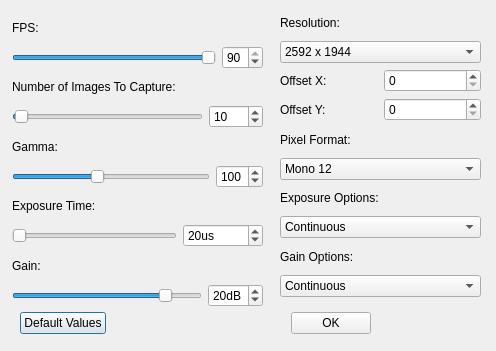
<?xml version="1.0" encoding="UTF-8"?>
<ui version="4.0">
 <class>SettingsWindow</class>
 <widget class="QDialog" name="SettingsWindow">
  <property name="windowModality">
   <enum>Qt::ApplicationModal</enum>
  </property>
  <property name="geometry">
   <rect>
    <x>0</x>
    <y>0</y>
    <width>496</width>
    <height>351</height>
   </rect>
  </property>
  <property name="windowTitle">
   <string>Settings</string>
  </property>
  <property name="styleSheet">
   <string notr="true"/>
  </property>
  <widget class="QWidget" name="layoutWidget">
   <property name="geometry">
    <rect>
     <x>20</x>
     <y>310</y>
     <width>351</width>
     <height>27</height>
    </rect>
   </property>
   <layout class="QHBoxLayout" name="bottomButtons">
    <item>
     <widget class="QPushButton" name="dvButton">
      <property name="text">
       <string>Default Values</string>
      </property>
     </widget>
    </item>
    <item>
     <spacer name="horizontalSpacer">
      <property name="orientation">
       <enum>Qt::Horizontal</enum>
      </property>
      <property name="sizeHint" stdset="0">
       <size>
        <width>40</width>
        <height>20</height>
       </size>
      </property>
     </spacer>
    </item>
    <item>
     <widget class="QPushButton" name="okButton">
      <property name="text">
       <string>OK</string>
      </property>
     </widget>
    </item>
   </layout>
  </widget>
  <widget class="QWidget" name="layoutWidget">
   <property name="geometry">
    <rect>
     <x>12</x>
     <y>15</y>
     <width>251</width>
     <height>292</height>
    </rect>
   </property>
   <layout class="QVBoxLayout" name="sliders">
    <item>
     <layout class="QVBoxLayout" name="fpsBar">
      <item>
       <widget class="QLabel" name="fpsLabel">
        <property name="palette">
         <palette>
          <active>
           <colorrole role="WindowText">
            <brush brushstyle="SolidPattern">
             <color alpha="255">
              <red>0</red>
              <green>0</green>
              <blue>0</blue>
             </color>
            </brush>
           </colorrole>
          </active>
          <inactive>
           <colorrole role="WindowText">
            <brush brushstyle="SolidPattern">
             <color alpha="255">
              <red>0</red>
              <green>0</green>
              <blue>0</blue>
             </color>
            </brush>
           </colorrole>
          </inactive>
          <disabled>
           <colorrole role="WindowText">
            <brush brushstyle="SolidPattern">
             <color alpha="255">
              <red>120</red>
              <green>120</green>
              <blue>120</blue>
             </color>
            </brush>
           </colorrole>
          </disabled>
         </palette>
        </property>
        <property name="font">
         <font>
          <family>MS Shell Dlg 2</family>
          <weight>50</weight>
          <bold>false</bold>
         </font>
        </property>
        <property name="whatsThis">
         <string>&lt;html&gt;&lt;head/&gt;&lt;body&gt;&lt;p&gt;Changes the amount of frames that the chip captures per second. The maximum value will change according to the resolution selected.&lt;/p&gt;&lt;/body&gt;&lt;/html&gt;</string>
        </property>
        <property name="text">
         <string>FPS:</string>
        </property>
       </widget>
      </item>
      <item>
       <layout class="QHBoxLayout" name="horizontalLayout_2">
        <item>
         <layout class="QHBoxLayout" name="horizontalLayout">
          <item>
           <widget class="QSlider" name="fpsSlider">
            <property name="whatsThis">
             <string>&lt;html&gt;&lt;head/&gt;&lt;body&gt;&lt;p&gt;Changes the amount of frames that the chip captures per second. The maximum value will change according to the resolution selected.&lt;/p&gt;&lt;/body&gt;&lt;/html&gt;</string>
            </property>
            <property name="minimum">
             <number>1</number>
            </property>
            <property name="maximum">
             <number>90</number>
            </property>
            <property name="pageStep">
             <number>2</number>
            </property>
            <property name="value">
             <number>90</number>
            </property>
            <property name="sliderPosition">
             <number>90</number>
            </property>
            <property name="orientation">
             <enum>Qt::Horizontal</enum>
            </property>
            <property name="tickPosition">
             <enum>QSlider::NoTicks</enum>
            </property>
           </widget>
          </item>
          <item>
           <widget class="QSpinBox" name="fpsSpinBox">
            <property name="whatsThis">
             <string>&lt;html&gt;&lt;head/&gt;&lt;body&gt;&lt;p&gt;Changes the amount of frames that the chip captures per second. The maximum value will change according to the resolution selected.&lt;/p&gt;&lt;/body&gt;&lt;/html&gt;</string>
            </property>
            <property name="minimum">
             <number>1</number>
            </property>
            <property name="maximum">
             <number>90</number>
            </property>
            <property name="value">
             <number>90</number>
            </property>
           </widget>
          </item>
         </layout>
        </item>
       </layout>
      </item>
     </layout>
    </item>
    <item>
     <layout class="QVBoxLayout" name="frameBar">
      <item>
       <widget class="QLabel" name="frameLabel">
        <property name="palette">
         <palette>
          <active>
           <colorrole role="WindowText">
            <brush brushstyle="SolidPattern">
             <color alpha="255">
              <red>0</red>
              <green>0</green>
              <blue>0</blue>
             </color>
            </brush>
           </colorrole>
          </active>
          <inactive>
           <colorrole role="WindowText">
            <brush brushstyle="SolidPattern">
             <color alpha="255">
              <red>0</red>
              <green>0</green>
              <blue>0</blue>
             </color>
            </brush>
           </colorrole>
          </inactive>
          <disabled>
           <colorrole role="WindowText">
            <brush brushstyle="SolidPattern">
             <color alpha="255">
              <red>120</red>
              <green>120</green>
              <blue>120</blue>
             </color>
            </brush>
           </colorrole>
          </disabled>
         </palette>
        </property>
        <property name="font">
         <font>
          <family>MS Shell Dlg 2</family>
         </font>
        </property>
        <property name="whatsThis">
         <string>&lt;html&gt;&lt;head/&gt;&lt;body&gt;&lt;p&gt;Adjusting this variable will change the amount of total frames that the camera will capture.&lt;/p&gt;&lt;/body&gt;&lt;/html&gt;</string>
        </property>
        <property name="text">
         <string>Number of Images To Capture:</string>
        </property>
       </widget>
      </item>
      <item>
       <layout class="QHBoxLayout" name="horizontalLayout_7">
        <item>
         <widget class="QSlider" name="frameSlider">
          <property name="whatsThis">
           <string>&lt;html&gt;&lt;head/&gt;&lt;body&gt;&lt;p&gt;Adjusting this variable will change the amount of total frames that the camera will capture.&lt;/p&gt;&lt;/body&gt;&lt;/html&gt;</string>
          </property>
          <property name="minimum">
           <number>1</number>
          </property>
          <property name="maximum">
           <number>1000</number>
          </property>
          <property name="value">
           <number>10</number>
          </property>
          <property name="orientation">
           <enum>Qt::Horizontal</enum>
          </property>
         </widget>
        </item>
        <item>
         <widget class="QSpinBox" name="frameSpinBox">
          <property name="whatsThis">
           <string>&lt;html&gt;&lt;head/&gt;&lt;body&gt;&lt;p&gt;Adjusting this variable will change the amount of total frames that the camera will capture.&lt;/p&gt;&lt;/body&gt;&lt;/html&gt;</string>
          </property>
          <property name="minimum">
           <number>1</number>
          </property>
          <property name="maximum">
           <number>1000</number>
          </property>
          <property name="value">
           <number>10</number>
          </property>
         </widget>
        </item>
       </layout>
      </item>
     </layout>
    </item>
    <item>
     <layout class="QVBoxLayout" name="gammaBar">
      <item>
       <widget class="QLabel" name="gammaLabel">
        <property name="palette">
         <palette>
          <active>
           <colorrole role="WindowText">
            <brush brushstyle="SolidPattern">
             <color alpha="255">
              <red>0</red>
              <green>0</green>
              <blue>0</blue>
             </color>
            </brush>
           </colorrole>
          </active>
          <inactive>
           <colorrole role="WindowText">
            <brush brushstyle="SolidPattern">
             <color alpha="255">
              <red>0</red>
              <green>0</green>
              <blue>0</blue>
             </color>
            </brush>
           </colorrole>
          </inactive>
          <disabled>
           <colorrole role="WindowText">
            <brush brushstyle="SolidPattern">
             <color alpha="255">
              <red>120</red>
              <green>120</green>
              <blue>120</blue>
             </color>
            </brush>
           </colorrole>
          </disabled>
         </palette>
        </property>
        <property name="font">
         <font>
          <family>MS Shell Dlg 2</family>
         </font>
        </property>
        <property name="text">
         <string>Gamma:</string>
        </property>
       </widget>
      </item>
      <item>
       <layout class="QHBoxLayout" name="horizontalLayout_4">
        <item>
         <widget class="QSlider" name="gammaSlider">
          <property name="cursor">
           <cursorShape>ArrowCursor</cursorShape>
          </property>
          <property name="mouseTracking">
           <bool>false</bool>
          </property>
          <property name="minimum">
           <number>25</number>
          </property>
          <property name="maximum">
           <number>200</number>
          </property>
          <property name="singleStep">
           <number>1</number>
          </property>
          <property name="pageStep">
           <number>10</number>
          </property>
          <property name="value">
           <number>100</number>
          </property>
          <property name="orientation">
           <enum>Qt::Horizontal</enum>
          </property>
          <property name="invertedAppearance">
           <bool>false</bool>
          </property>
          <property name="invertedControls">
           <bool>false</bool>
          </property>
         </widget>
        </item>
        <item>
         <widget class="QSpinBox" name="gammaSpinBox">
          <property name="suffix">
           <string/>
          </property>
          <property name="prefix">
           <string/>
          </property>
          <property name="minimum">
           <number>25</number>
          </property>
          <property name="maximum">
           <number>200</number>
          </property>
          <property name="singleStep">
           <number>1</number>
          </property>
          <property name="value">
           <number>100</number>
          </property>
         </widget>
        </item>
       </layout>
      </item>
     </layout>
    </item>
    <item>
     <layout class="QVBoxLayout" name="expoTimeBar">
      <item>
       <widget class="QLabel" name="expoLabel">
        <property name="palette">
         <palette>
          <active>
           <colorrole role="WindowText">
            <brush brushstyle="SolidPattern">
             <color alpha="255">
              <red>0</red>
              <green>0</green>
              <blue>0</blue>
             </color>
            </brush>
           </colorrole>
          </active>
          <inactive>
           <colorrole role="WindowText">
            <brush brushstyle="SolidPattern">
             <color alpha="255">
              <red>0</red>
              <green>0</green>
              <blue>0</blue>
             </color>
            </brush>
           </colorrole>
          </inactive>
          <disabled>
           <colorrole role="WindowText">
            <brush brushstyle="SolidPattern">
             <color alpha="255">
              <red>120</red>
              <green>120</green>
              <blue>120</blue>
             </color>
            </brush>
           </colorrole>
          </disabled>
         </palette>
        </property>
        <property name="font">
         <font>
          <family>MS Shell Dlg 2</family>
          <weight>50</weight>
          <bold>false</bold>
         </font>
        </property>
        <property name="whatsThis">
         <string>This value determines how long will the sensor activate to capture images. The larger this value becomes, more photons will strike the sensor to cause a brighter image.</string>
        </property>
        <property name="text">
         <string>Exposure Time:</string>
        </property>
       </widget>
      </item>
      <item>
       <layout class="QHBoxLayout" name="horizontalLayout_5">
        <item>
         <widget class="QSlider" name="expoSlider">
          <property name="whatsThis">
           <string>&lt;html&gt;&lt;head/&gt;&lt;body&gt;&lt;p&gt;This value determines how long will the sensor activate to capture images. The larger this value becomes, more photons will strike the sensor to cause a brighter image.&lt;/p&gt;&lt;/body&gt;&lt;/html&gt;</string>
          </property>
          <property name="minimum">
           <number>10</number>
          </property>
          <property name="maximum">
           <number>1000000</number>
          </property>
          <property name="pageStep">
           <number>50</number>
          </property>
          <property name="value">
           <number>20</number>
          </property>
          <property name="orientation">
           <enum>Qt::Horizontal</enum>
          </property>
         </widget>
        </item>
        <item>
         <widget class="QSpinBox" name="expoSpinBox">
          <property name="whatsThis">
           <string>This value determines how long will the sensor activate to capture images. The larger this value becomes, more photons will strike the sensor to cause a brighter image.</string>
          </property>
          <property name="suffix">
           <string>us</string>
          </property>
          <property name="minimum">
           <number>10</number>
          </property>
          <property name="maximum">
           <number>1000000</number>
          </property>
          <property name="value">
           <number>20</number>
          </property>
         </widget>
        </item>
       </layout>
      </item>
     </layout>
    </item>
    <item>
     <layout class="QVBoxLayout" name="expoTimeBar_2">
      <item>
       <widget class="QLabel" name="gainLabel">
        <property name="palette">
         <palette>
          <active>
           <colorrole role="WindowText">
            <brush brushstyle="SolidPattern">
             <color alpha="255">
              <red>0</red>
              <green>0</green>
              <blue>0</blue>
             </color>
            </brush>
           </colorrole>
          </active>
          <inactive>
           <colorrole role="WindowText">
            <brush brushstyle="SolidPattern">
             <color alpha="255">
              <red>0</red>
              <green>0</green>
              <blue>0</blue>
             </color>
            </brush>
           </colorrole>
          </inactive>
          <disabled>
           <colorrole role="WindowText">
            <brush brushstyle="SolidPattern">
             <color alpha="255">
              <red>120</red>
              <green>120</green>
              <blue>120</blue>
             </color>
            </brush>
           </colorrole>
          </disabled>
         </palette>
        </property>
        <property name="font">
         <font>
          <family>MS Shell Dlg 2</family>
          <weight>50</weight>
          <bold>false</bold>
         </font>
        </property>
        <property name="whatsThis">
         <string>This value determines how long will the sensor activate to capture images. The larger this value becomes, more photons will strike the sensor to cause a brighter image.</string>
        </property>
        <property name="text">
         <string>Gain:</string>
        </property>
       </widget>
      </item>
      <item>
       <layout class="QHBoxLayout" name="horizontalLayout_6">
        <item>
         <widget class="QSlider" name="gainSlider">
          <property name="whatsThis">
           <string>&lt;html&gt;&lt;head/&gt;&lt;body&gt;&lt;p&gt;This value determines how long will the sensor activate to capture images. The larger this value becomes, more photons will strike the sensor to cause a brighter image.&lt;/p&gt;&lt;/body&gt;&lt;/html&gt;</string>
          </property>
          <property name="minimum">
           <number>0</number>
          </property>
          <property name="maximum">
           <number>24</number>
          </property>
          <property name="pageStep">
           <number>5</number>
          </property>
          <property name="value">
           <number>20</number>
          </property>
          <property name="orientation">
           <enum>Qt::Horizontal</enum>
          </property>
         </widget>
        </item>
        <item>
         <widget class="QSpinBox" name="gainSpinBox">
          <property name="whatsThis">
           <string>This value determines how long will the sensor activate to capture images. The larger this value becomes, more photons will strike the sensor to cause a brighter image.</string>
          </property>
          <property name="suffix">
           <string>dB</string>
          </property>
          <property name="minimum">
           <number>0</number>
          </property>
          <property name="maximum">
           <number>24</number>
          </property>
          <property name="value">
           <number>20</number>
          </property>
         </widget>
        </item>
       </layout>
      </item>
     </layout>
    </item>
   </layout>
  </widget>
  <widget class="QWidget" name="layoutWidget">
   <property name="geometry">
    <rect>
     <x>280</x>
     <y>10</y>
     <width>201</width>
     <height>287</height>
    </rect>
   </property>
   <layout class="QVBoxLayout" name="verticalLayout">
    <item>
     <layout class="QVBoxLayout" name="resolution">
      <item>
       <widget class="QLabel" name="resLabel">
        <property name="palette">
         <palette>
          <active>
           <colorrole role="WindowText">
            <brush brushstyle="SolidPattern">
             <color alpha="255">
              <red>0</red>
              <green>0</green>
              <blue>0</blue>
             </color>
            </brush>
           </colorrole>
          </active>
          <inactive>
           <colorrole role="WindowText">
            <brush brushstyle="SolidPattern">
             <color alpha="255">
              <red>0</red>
              <green>0</green>
              <blue>0</blue>
             </color>
            </brush>
           </colorrole>
          </inactive>
          <disabled>
           <colorrole role="WindowText">
            <brush brushstyle="SolidPattern">
             <color alpha="255">
              <red>120</red>
              <green>120</green>
              <blue>120</blue>
             </color>
            </brush>
           </colorrole>
          </disabled>
         </palette>
        </property>
        <property name="text">
         <string>Resolution:</string>
        </property>
       </widget>
      </item>
      <item>
       <widget class="QComboBox" name="resBox">
        <item>
         <property name="text">
          <string>2592 x 1944</string>
         </property>
        </item>
        <item>
         <property name="text">
          <string>2304 x 1728</string>
         </property>
        </item>
        <item>
         <property name="text">
          <string>1920 x 1440</string>
         </property>
        </item>
        <item>
         <property name="text">
          <string>1024 x 768</string>
         </property>
        </item>
        <item>
         <property name="text">
          <string>640 x 480</string>
         </property>
        </item>
       </widget>
      </item>
     </layout>
    </item>
    <item>
     <layout class="QHBoxLayout" name="offset">
      <item>
       <layout class="QVBoxLayout" name="offsetLabels">
        <item>
         <widget class="QLabel" name="offsetXLabel">
          <property name="palette">
           <palette>
            <active>
             <colorrole role="WindowText">
              <brush brushstyle="SolidPattern">
               <color alpha="255">
                <red>0</red>
                <green>0</green>
                <blue>0</blue>
               </color>
              </brush>
             </colorrole>
            </active>
            <inactive>
             <colorrole role="WindowText">
              <brush brushstyle="SolidPattern">
               <color alpha="255">
                <red>0</red>
                <green>0</green>
                <blue>0</blue>
               </color>
              </brush>
             </colorrole>
            </inactive>
            <disabled>
             <colorrole role="WindowText">
              <brush brushstyle="SolidPattern">
               <color alpha="255">
                <red>120</red>
                <green>120</green>
                <blue>120</blue>
               </color>
              </brush>
             </colorrole>
            </disabled>
           </palette>
          </property>
          <property name="text">
           <string>Offset X:</string>
          </property>
         </widget>
        </item>
        <item>
         <widget class="QLabel" name="offsetYLabel">
          <property name="palette">
           <palette>
            <active>
             <colorrole role="WindowText">
              <brush brushstyle="SolidPattern">
               <color alpha="255">
                <red>0</red>
                <green>0</green>
                <blue>0</blue>
               </color>
              </brush>
             </colorrole>
            </active>
            <inactive>
             <colorrole role="WindowText">
              <brush brushstyle="SolidPattern">
               <color alpha="255">
                <red>0</red>
                <green>0</green>
                <blue>0</blue>
               </color>
              </brush>
             </colorrole>
            </inactive>
            <disabled>
             <colorrole role="WindowText">
              <brush brushstyle="SolidPattern">
               <color alpha="255">
                <red>120</red>
                <green>120</green>
                <blue>120</blue>
               </color>
              </brush>
             </colorrole>
            </disabled>
           </palette>
          </property>
          <property name="text">
           <string>Offset Y:</string>
          </property>
         </widget>
        </item>
       </layout>
      </item>
      <item>
       <layout class="QVBoxLayout" name="offsetSpinBoxes">
        <item>
         <widget class="QSpinBox" name="offsetXSpinBox">
          <property name="maximum">
           <number>2592</number>
          </property>
          <property name="singleStep">
           <number>2</number>
          </property>
         </widget>
        </item>
        <item>
         <widget class="QSpinBox" name="offsetYSpinBox">
          <property name="maximum">
           <number>1944</number>
          </property>
          <property name="singleStep">
           <number>2</number>
          </property>
         </widget>
        </item>
       </layout>
      </item>
     </layout>
    </item>
    <item>
     <layout class="QVBoxLayout" name="pixelFormat">
      <item>
       <widget class="QLabel" name="pixelFormatLabel">
        <property name="text">
         <string>Pixel Format:</string>
        </property>
       </widget>
      </item>
      <item>
       <widget class="QComboBox" name="pixelFormatComboBox">
        <item>
         <property name="text">
          <string>Mono 12</string>
         </property>
        </item>
        <item>
         <property name="text">
          <string>Mono 8</string>
         </property>
        </item>
       </widget>
      </item>
     </layout>
    </item>
    <item>
     <layout class="QVBoxLayout" name="expoOptions">
      <item>
       <widget class="QLabel" name="expoOptionsLabel">
        <property name="palette">
         <palette>
          <active>
           <colorrole role="WindowText">
            <brush brushstyle="SolidPattern">
             <color alpha="255">
              <red>0</red>
              <green>0</green>
              <blue>0</blue>
             </color>
            </brush>
           </colorrole>
          </active>
          <inactive>
           <colorrole role="WindowText">
            <brush brushstyle="SolidPattern">
             <color alpha="255">
              <red>0</red>
              <green>0</green>
              <blue>0</blue>
             </color>
            </brush>
           </colorrole>
          </inactive>
          <disabled>
           <colorrole role="WindowText">
            <brush brushstyle="SolidPattern">
             <color alpha="255">
              <red>120</red>
              <green>120</green>
              <blue>120</blue>
             </color>
            </brush>
           </colorrole>
          </disabled>
         </palette>
        </property>
        <property name="text">
         <string>Exposure Options:</string>
        </property>
       </widget>
      </item>
      <item>
       <widget class="QComboBox" name="expoOptionsComboBox">
        <item>
         <property name="text">
          <string>Continuous</string>
         </property>
        </item>
        <item>
         <property name="text">
          <string>Once</string>
         </property>
        </item>
        <item>
         <property name="text">
          <string>Manual</string>
         </property>
        </item>
       </widget>
      </item>
     </layout>
    </item>
    <item>
     <layout class="QVBoxLayout" name="expoOptions_2">
      <item>
       <widget class="QLabel" name="gainOptionsLabel">
        <property name="palette">
         <palette>
          <active>
           <colorrole role="WindowText">
            <brush brushstyle="SolidPattern">
             <color alpha="255">
              <red>0</red>
              <green>0</green>
              <blue>0</blue>
             </color>
            </brush>
           </colorrole>
          </active>
          <inactive>
           <colorrole role="WindowText">
            <brush brushstyle="SolidPattern">
             <color alpha="255">
              <red>0</red>
              <green>0</green>
              <blue>0</blue>
             </color>
            </brush>
           </colorrole>
          </inactive>
          <disabled>
           <colorrole role="WindowText">
            <brush brushstyle="SolidPattern">
             <color alpha="255">
              <red>120</red>
              <green>120</green>
              <blue>120</blue>
             </color>
            </brush>
           </colorrole>
          </disabled>
         </palette>
        </property>
        <property name="text">
         <string>Gain Options:</string>
        </property>
       </widget>
      </item>
      <item>
       <widget class="QComboBox" name="gainOptionsComboBox">
        <item>
         <property name="text">
          <string>Continuous</string>
         </property>
        </item>
        <item>
         <property name="text">
          <string>Once</string>
         </property>
        </item>
        <item>
         <property name="text">
          <string>Manual</string>
         </property>
        </item>
       </widget>
      </item>
     </layout>
    </item>
   </layout>
  </widget>
 </widget>
 <resources/>
 <connections>
  <connection>
   <sender>expoSpinBox</sender>
   <signal>valueChanged(int)</signal>
   <receiver>expoSlider</receiver>
   <slot>setValue(int)</slot>
   <hints>
    <hint type="sourcelabel">
     <x>259</x>
     <y>217</y>
    </hint>
    <hint type="destinationlabel">
     <x>161</x>
     <y>213</y>
    </hint>
   </hints>
  </connection>
  <connection>
   <sender>expoSlider</sender>
   <signal>valueChanged(int)</signal>
   <receiver>expoSpinBox</receiver>
   <slot>setValue(int)</slot>
   <hints>
    <hint type="sourcelabel">
     <x>167</x>
     <y>213</y>
    </hint>
    <hint type="destinationlabel">
     <x>259</x>
     <y>217</y>
    </hint>
   </hints>
  </connection>
  <connection>
   <sender>fpsSpinBox</sender>
   <signal>valueChanged(int)</signal>
   <receiver>fpsSlider</receiver>
   <slot>setValue(int)</slot>
   <hints>
    <hint type="sourcelabel">
     <x>258</x>
     <y>60</y>
    </hint>
    <hint type="destinationlabel">
     <x>124</x>
     <y>56</y>
    </hint>
   </hints>
  </connection>
  <connection>
   <sender>fpsSlider</sender>
   <signal>valueChanged(int)</signal>
   <receiver>fpsSpinBox</receiver>
   <slot>setValue(int)</slot>
   <hints>
    <hint type="sourcelabel">
     <x>124</x>
     <y>56</y>
    </hint>
    <hint type="destinationlabel">
     <x>258</x>
     <y>60</y>
    </hint>
   </hints>
  </connection>
  <connection>
   <sender>gammaSlider</sender>
   <signal>valueChanged(int)</signal>
   <receiver>gammaSpinBox</receiver>
   <slot>setValue(int)</slot>
   <hints>
    <hint type="sourcelabel">
     <x>160</x>
     <y>161</y>
    </hint>
    <hint type="destinationlabel">
     <x>259</x>
     <y>165</y>
    </hint>
   </hints>
  </connection>
  <connection>
   <sender>gammaSpinBox</sender>
   <signal>valueChanged(int)</signal>
   <receiver>gammaSlider</receiver>
   <slot>setValue(int)</slot>
   <hints>
    <hint type="sourcelabel">
     <x>259</x>
     <y>165</y>
    </hint>
    <hint type="destinationlabel">
     <x>160</x>
     <y>161</y>
    </hint>
   </hints>
  </connection>
  <connection>
   <sender>okButton</sender>
   <signal>clicked()</signal>
   <receiver>SettingsWindow</receiver>
   <slot>accept()</slot>
   <hints>
    <hint type="sourcelabel">
     <x>322</x>
     <y>327</y>
    </hint>
    <hint type="destinationlabel">
     <x>249</x>
     <y>265</y>
    </hint>
   </hints>
  </connection>
  <connection>
   <sender>frameSlider</sender>
   <signal>valueChanged(int)</signal>
   <receiver>frameSpinBox</receiver>
   <slot>setValue(int)</slot>
   <hints>
    <hint type="sourcelabel">
     <x>167</x>
     <y>109</y>
    </hint>
    <hint type="destinationlabel">
     <x>259</x>
     <y>113</y>
    </hint>
   </hints>
  </connection>
  <connection>
   <sender>frameSpinBox</sender>
   <signal>valueChanged(int)</signal>
   <receiver>frameSlider</receiver>
   <slot>setValue(int)</slot>
   <hints>
    <hint type="sourcelabel">
     <x>259</x>
     <y>113</y>
    </hint>
    <hint type="destinationlabel">
     <x>170</x>
     <y>109</y>
    </hint>
   </hints>
  </connection>
  <connection>
   <sender>gainSlider</sender>
   <signal>valueChanged(int)</signal>
   <receiver>gainSpinBox</receiver>
   <slot>setValue(int)</slot>
   <hints>
    <hint type="sourcelabel">
     <x>144</x>
     <y>257</y>
    </hint>
    <hint type="destinationlabel">
     <x>216</x>
     <y>259</y>
    </hint>
   </hints>
  </connection>
 </connections>
</ui>
